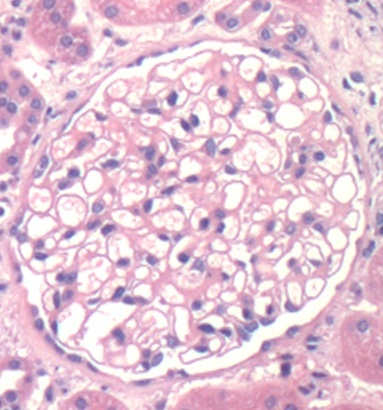
#> input picture dados/Hypercellularity/00-original/n/113IP72937AAJ(1).jpg, 383 x 410 px; its folder holds only this picture in this run
$ jupyter execute --allow-errors Preprocessing.ipynb   (older library calls are emulated)
#> lines starting #> are read from the running program, lines starting #| are printed output that depends on the picture
### utils.py
import pathlib
import numpy as np
from skimage.io import imread, imsave
import matplotlib.image as mpimg
import matplotlib.pyplot as plt
from typing import Callable
import gc
from tqdm import tqdm


def transform_and_store(
    main_path: str,
    data_folder_name: str,
    new_folder_name: str,
    transformation_function: Callable,
    output_type: str = 'image'
    ) -> None:
    """Utility functions that will load data from a given directoty,
    process this data based on a given transformation function and store
    the output into a new folder also passed as argument of this function.

    Parameters
    ----------
    main_path : string
        Main directory where the data is stored.
    data_folder_name : string
        Data folder name in which the data that will be processed is stored.
    new_folder_name : string
        Name of the new folder that will be created in order to store the
        output data.
    transformation_function : Callable-like.
        Transformation functions that shoul be applyed to the input data


    Examples
    --------

    >>> transform_and_store(
            main_path='./main_path/',
            data_folder_name='00-original',
            new_folder_name='01-resized',
            transformation_function=apply_resizing
        )
    """
#> called with main_path = '../dados/Hypercellularity/', data_folder_name = '03-equalizesHist', new_folder_name = '10.0-LBP_from_03-equalizesHist', output_type = 'nparray'
    SUB_FOLDERS = ['/n/', '/p/']

    transformation_path_n = pathlib.Path(main_path + new_folder_name + '/n/')
    transformation_path_p = pathlib.Path(main_path + new_folder_name + '/p/')

    transformation_path_n.mkdir(parents=True, exist_ok=True)
    transformation_path_p.mkdir(parents=True, exist_ok=True)


    for sub_folder in SUB_FOLDERS:
        data_path = pathlib.Path(main_path + data_folder_name + sub_folder)
        for path in data_path.glob('*'):
            input_path = str(path)
            output_path = input_path.replace(data_folder_name, new_folder_name)
            input_image = imread(input_path)
#> input_image is the input picture: shape (410, 383, 3); mean R, G, B 226.8, 196.6, 213.5
            transformed_image = transformation_function(input_image)
            if output_type == 'image':
                transformed_image*=255
                transformed_image = np.uint8(transformed_image)
                imsave(output_path, transformed_image)
            elif output_type == 'nparray':
                np.save(output_path.replace(".jpg", ""), transformed_image)


# [87 lines left out: functions plot_transformation_comparison, plot_transformation_comparison2, not called in this run]


def plot_features(main_path, folders, titles, result_is_image=True):
    n_row, n_col = 3, 7
    f, axis = plt.subplots(n_row, n_col, figsize=(18, 7))

    for i, folder in enumerate(folders):
        path = list(pathlib.Path(main_path + folder + '/n/').glob('*'))

        if folder == '01-resized':
            img1 = imread(str(path[20]))
            img2 = imread(str(path[30]))
            img3 = imread(str(path[2]))
        else:
            img1 = np.load(str(path[20]))
            img2 = np.load(str(path[30]))
            img3 = np.load(str(path[2]))


        if result_is_image or i == 0:
            axis[0,i].imshow(img1,  cmap='gray')
            axis[0,i].set_title(titles[i])
            axis[0,i].set_xticks([])
            axis[0,i].set_yticks([])

            axis[1,i].imshow(img2,  cmap='gray')
            axis[1,i].set_title(titles[i])
            axis[1,i].set_xticks([])
            axis[1,i].set_yticks([])

            axis[2,i].imshow(img3, cmap='gray')
            axis[2,i].set_title(titles[i])
            axis[2,i].set_xticks([])
            axis[2,i].set_yticks([])
        else:
            axis[0,i].plot(img1)
            axis[0,i].set_title(titles[i])
            axis[0,i].set_xticks([])
            axis[0,i].set_yticks([])

            axis[1,i].plot(img2)
            axis[1,i].set_title(titles[i])
            axis[1,i].set_xticks([])
            axis[1,i].set_yticks([])

            axis[2,i].plot(img3)
            axis[2,i].set_title(titles[i])
            axis[2,i].set_xticks([])
            axis[2,i].set_yticks([])

    plt.show()


# [50 lines left out: functions concat_features, normalize, agregate_features, not called in this run]


### Capitulo-3/Preprocessing.ipynb
[cell 1]
import sys
sys.path.append('..')

import pathlib
import numpy as np
from skimage.feature import local_binary_pattern, graycomatrix, graycoprops
from skimage.filters import sobel
from skimage.color import rgb2gray
from utils import transform_and_store, plot_transformation_comparison, plot_features
import gc

main_path='../dados/Hypercellularity/'

# Roteiro I - Local Binary Pattern

[cell 2]
def apply_lbp(input_image):
    if len(input_image.shape) > 2:
        input_image = rgb2gray(input_image)
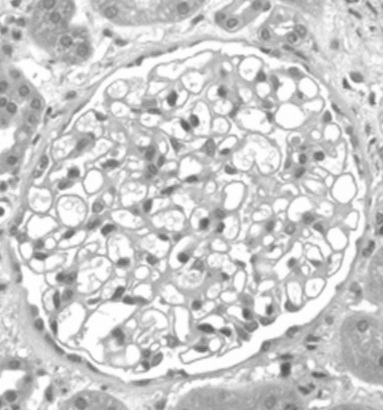
#> input_image: shape (410, 383) float64; min 0.312, max 1, mean 0.801
    radius = 3
    n_points = 8 * radius
    return local_binary_pattern(input_image, n_points, radius)
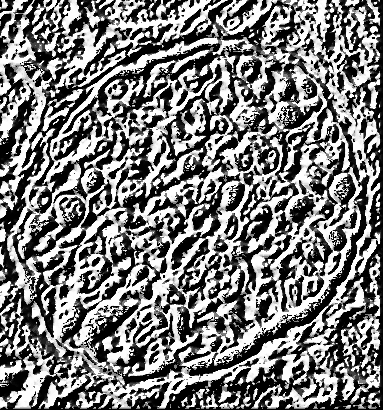
#> returned value: shape (410, 383) float64; min 0, max 16777215, mean 8149186.4; drawn with min black and max white

folders = ['03-equalizesHist','04-gammaCorrection','05-gammaCorrection02',
            '06-gammaCorrection03','07-gaussianFilter','09-laplaceFilterFromGray']

for i, folder in enumerate(folders):
    transform_and_store(
        main_path=main_path,
        data_folder_name=folder,
        new_folder_name=f'10.{i}-LBP_from_{folder}',
        transformation_function=apply_lbp,
        output_type='nparray'
        )

[cell 3]
folders = ['01-resized','10.0-LBP_from_03-equalizesHist','10.1-LBP_from_04-gammaCorrection','10.2-LBP_from_05-gammaCorrection02',
            '10.3-LBP_from_06-gammaCorrection03','10.4-LBP_from_07-gaussianFilter','10.5-LBP_from_09-laplaceFilterFromGray']
#> folders = ['01-resized', '10.0-LBP_from_03-equalizesHist', '10.1-LBP_from_04-gammaCorrection', '10.2-LBP_from_05-gammaCorrection02', '10.3-LBP_from_06-gammaCorrection03', '10.4-LBP_from_07-gaussianFilter', '10.5-LBP_from_09-laplaceFilterFromGray']

titles = ['Original', 'Equalização Histograma', 'Correção Gamma (1)', 'Correção Gamma (2)', 'Correção Gamma (3)', 'Filtro Gaussiano',
            'Filtro Laplaciano' ]

#> (the rest of this cell did not finish here and is left out)

#> in plot_features, `path = list(pathlib.Path(main_path + folder + '/n/').glob('*'))`: path = 1 item

# Roteiro II - Haralick GLCM

[cell 4]
def apply_haralick_features(input_image, patch_size=25):
#> called with patch_size = 25
    if len(input_image.shape) > 2:
        input_image = input_image[:,:,0]
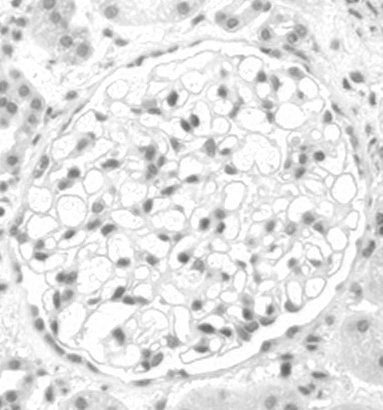
#> input_image: shape (410, 383); min 96, max 255, mean 226.8
    """Return a map of Haralick features (one feature vector per pixel)"""
    distance = [1]
    angles = [0]
    properties = ['correlation', 'homogeneity', 'contrast', 'energy', 'dissimilarity']

    texture_features = []
    for i in range(0, input_image.shape[0], patch_size):
        for j in range(0, input_image.shape[1], patch_size):
            block = input_image[i:i+patch_size, j:j+patch_size]

            glcm_mat = graycomatrix(block, distances=distance, angles=angles, levels=256, symmetric=True, normed=True)
            block_glcm = np.hstack([graycoprops(glcm_mat, props).ravel() for props in properties])
            texture_features.append(block_glcm)

    return np.concatenate(texture_features)

folders = ['03-equalizesHist','04-gammaCorrection','05-gammaCorrection02',
            '06-gammaCorrection03','07-gaussianFilter','09-laplaceFilterFromGray']

for i, folder in enumerate(folders):
    transform_and_store(
        main_path=main_path,
        data_folder_name=folder,
        new_folder_name=f'11.{i}-GLCM_from_{folder}',
        transformation_function=apply_haralick_features,
        output_type='nparray'
        )

[cell 5]
folders = ['01-resized','11.0-GLCM_from_03-equalizesHist','11.1-GLCM_from_04-gammaCorrection','11.2-GLCM_from_05-gammaCorrection02',
            '11.3-GLCM_from_06-gammaCorrection03','11.4-GLCM_from_07-gaussianFilter','11.5-GLCM_from_09-laplaceFilterFromGray']
#> folders = ['01-resized', '11.0-GLCM_from_03-equalizesHist', '11.1-GLCM_from_04-gammaCorrection', '11.2-GLCM_from_05-gammaCorrection02', '11.3-GLCM_from_06-gammaCorrection03', '11.4-GLCM_from_07-gaussianFilter', '11.5-GLCM_from_09-laplaceFilterFromGray']

titles = ['Original', 'Equalização Histograma', 'Correção Gamma (1)', 'Correção Gamma (2)', 'Correção Gamma (3)', 'Filtro Gaussiano',
            'Filtro Laplaciano' ]

#> (the rest of this cell did not finish here and is left out)


# Roteiro III - Sobel

[cell 6]
def apply_sobel(input_image):
    return sobel(input_image)
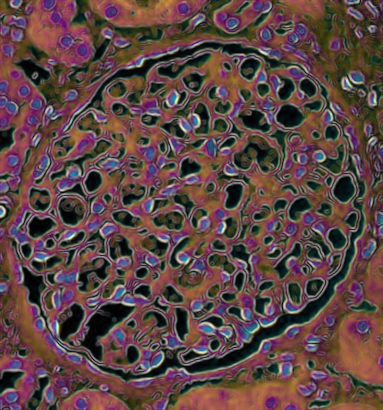
#> returned value: shape (410, 383, 3) float64; mean of channels 0, 1, 2 0.0848, 0.0637, 0.063; drawn with min black and max white

folders = ['03-equalizesHist','04-gammaCorrection','05-gammaCorrection02',
            '06-gammaCorrection03','07-gaussianFilter','09-laplaceFilterFromGray']

for i, folder in enumerate(folders):
    transform_and_store(
        main_path=main_path,
        data_folder_name=folder,
        new_folder_name=f'12.{i}-sobel_from_{folder}',
        transformation_function=apply_sobel,
        output_type='nparray'
        )

[cell 7]
folders = ['01-resized','12.0-sobel_from_03-equalizesHist','12.1-sobel_from_04-gammaCorrection','12.2-sobel_from_05-gammaCorrection02',
            '12.3-sobel_from_06-gammaCorrection03','12.4-sobel_from_07-gaussianFilter','12.5-sobel_from_09-laplaceFilterFromGray']
#> folders = ['01-resized', '12.0-sobel_from_03-equalizesHist', '12.1-sobel_from_04-gammaCorrection', '12.2-sobel_from_05-gammaCorrection02', '12.3-sobel_from_06-gammaCorrection03', '12.4-sobel_from_07-gaussianFilter', '12.5-sobel_from_09-laplaceFilterFromGray']

titles = ['Original', 'Equalização Histograma', 'Correção Gamma (1)', 'Correção Gamma (2)', 'Correção Gamma (3)', 'Filtro Gaussiano',
            'Filtro Laplaciano' ]

#> (the rest of this cell did not finish here and is left out)


[cell 8]
def concat_features(subfolder, image_code):
    main_path='../dados/Hypercellularity/'
    data_path = pathlib.Path(main_path)
    features = []
    for steps in ['10','11','12']:
        for path in data_path.glob(f'**/{steps}.*'):
            image_feature = np.load(str(path) + f'/{subfolder}/{image_code}.npy')
            if len(image_feature.shape) == 3:
                image_feature = image_feature[:,:,0].flatten()
                features.append(image_feature.copy())
            elif len(image_feature.shape) == 2:
                image_feature = image_feature.flatten()
                features.append(image_feature.copy())
            else:
                features.append(image_feature.copy())

            del image_feature
            gc.collect()

    return np.concatenate(features)

def sum_concat_features(subfolder, image_code):
    main_path='../dados/Hypercellularity/'
    data_path = pathlib.Path(main_path)
    features = []
    for steps in ['10','11','12']:
        for path in data_path.glob(f'**/{steps}.*'):
            image_feature = np.load(str(path) + f'/{subfolder}/{image_code}.npy')
            if len(image_feature.shape) == 3:
                image_feature = image_feature[:,:,0].sum(axis=0)
                features.append(image_feature.copy())
            elif len(image_feature.shape) == 2:
                image_feature = image_feature.sum(axis=0)
                features.append(image_feature.copy())
            else:
                features.append(image_feature.copy())

            del image_feature
            gc.collect()

    return np.concatenate(features)


def normalize(xs):
    v_min = xs.min(axis=(0), keepdims=True)
    v_max = xs.max(axis=(0), keepdims=True)
    xs = (xs - v_min)/(v_max - v_min)
    return xs


def agregate_features(concat_func):

    original_path = '../dados/Hypercellularity/00-original/'

    features = []
    labels = []

    SUB_FOLDERS = ['n', 'p']
    for sub_folder in SUB_FOLDERS:
        data_path = pathlib.Path(original_path + sub_folder)
        for path in data_path.glob('*'):
            image_code = str(path)[:-4].replace(str(data_path)+'/', "")
            image_representation = concat_func(sub_folder, image_code)
            image_representation = normalize(image_representation)
            image_class = 1 if sub_folder == 'n' else -1
            features.append(image_representation)
            labels.append(image_class)

    x = np.vstack(features)
    y = np.vstack(labels)

    return x, y
